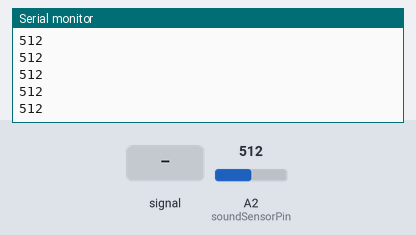
Recording of a sketch running on a simulated Arduino Uno, built with avr-gcc and run on an emulated ATmega328P. Parts: the last lines printed to the serial monitor. The inputs (shaded band) are chosen by the test bench; at power-on: A2 (soundSensorPin) = 512.

Above: at 1.2 s.
1.3 s: A2 (soundSensorPin) fed a 200 Hz sine of ±81 counts around its level
At 2.3 s:
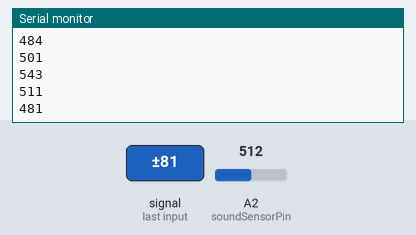
2.8 s: A2 (soundSensorPin) set to 716
At 3.7 s:
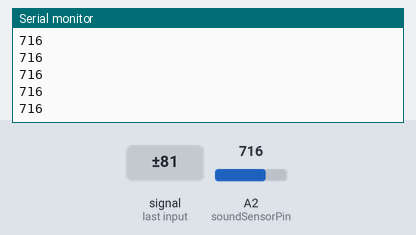
4.3 s: A2 (soundSensorPin) fed a 1000 Hz sine of ±255 counts around its level
At 5.1 s:
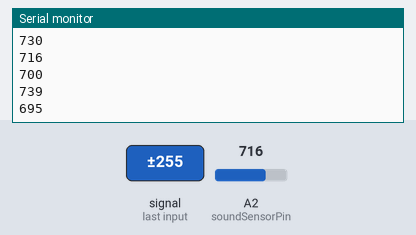
5.8 s: A2 (soundSensorPin) set to 900
At 6.5 s:
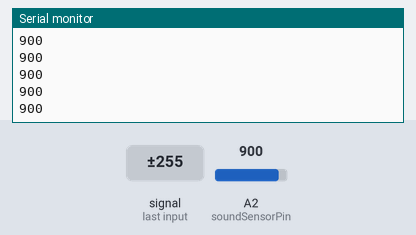
Timing chart, 0 to 8.3 s (numbered marks = the images above; inputs shaded):
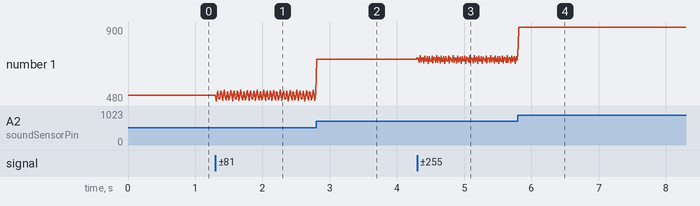

The sketch:

09-20_-_Sound_sensor_basic.ino
```cpp
/*  Arduino for Beginners with Grove
 *
 * This code is part of a course from Tech Explorations.
 * For information about this course, please see
 *
 * https://techexplorations.com/so/grove/
 *
 * For information on hardware components and the wiring needed to
 * run this sketch, please see the relevant lecture in the course.
 *
 *
 *  Created by Peter Dalmaris
 *
 */

int soundSensorPin = A2;

void setup()
{
  Serial.begin(9600);
}

void loop()
{
  long sum = 0;   // Learn about the long data type:
                  // https://www.arduino.cc/reference/en/language/variables/data-types/long/

  for (int i = 0; i < 32; i++)
  {
    sum += analogRead(soundSensorPin);
  }

  sum >>= 5;  // Learn about the bitshift right operator
              // https://www.arduino.cc/reference/en/language/structure/bitwise-operators/bitshiftright/

  Serial.println(sum);  // Instead of the serial monitor, open up the serial plotter.
                        // The plotter will show the sum value as a line plot.
                        // The line will spike when a loud sound is detected by the
                        // mic. Note the range of values when there is no ambient
                        // noise. Anything above that is a loud sound.
  delay(10);
}
```

Measured:
- after the input at 1.3 s, the serial monitor: prints a new line at once (image 1)
- after the input at 2.8 s, the serial monitor: prints a new line at once (image 2)
- after the input at 4.3 s, the serial monitor: prints a new line at once (image 3)
- after the input at 5.8 s, the serial monitor: prints a new line at once (image 4)
- plotted number 1: 512 → 524 after the input at 1.3 s, 524 → 716 after the input at 2.8 s, 716 → 710 after the input at 4.3 s, 710 → 900 after the input at 5.8 s
